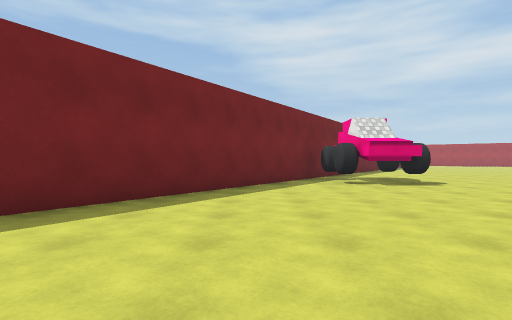
view 1 (above)

12 first-person views from a walk through a Unity game level. The camera is 1.2 m above the floor, looks level and sees 85° across. The floor is counted in squares, 2 m on a side. Each view is taken from the middle of a square. On the plan, view 1 faces up. The plan holds only what a view shows up to about 9 squares ahead; the rest is blank. The place goes on beyond the plan. Surface patterns are stand-ins for the level's own textures.

view 2
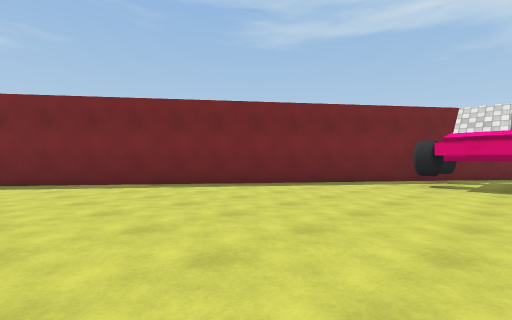

view 3
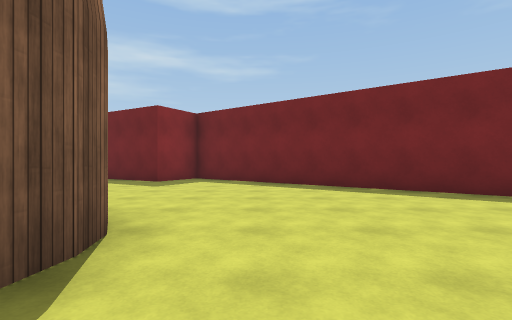

view 4
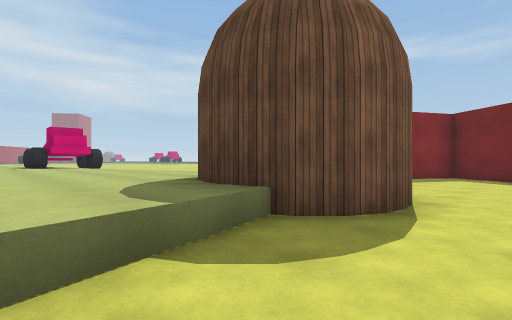

view 5
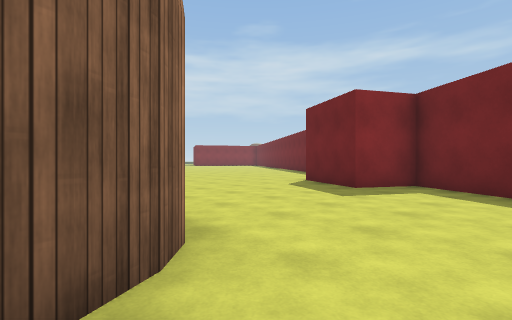

view 6
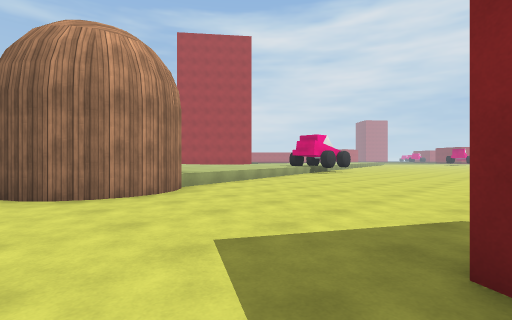

view 7
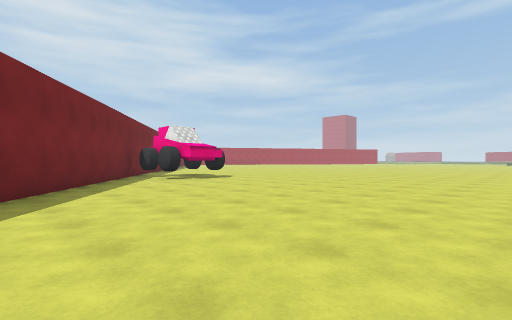

view 8
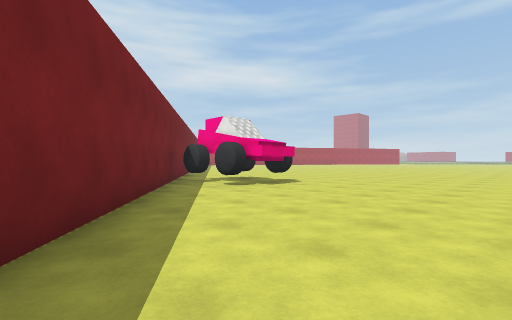

view 9
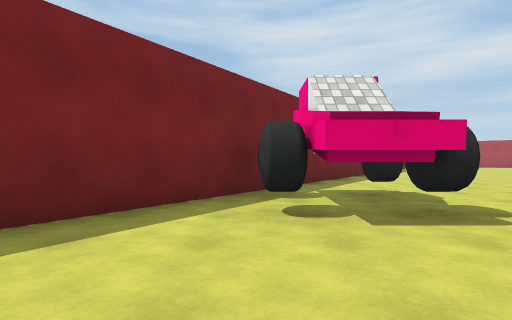

view 10
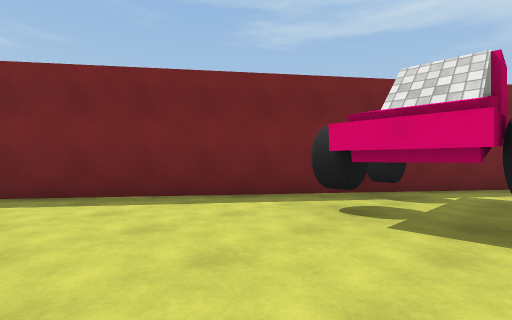

view 11
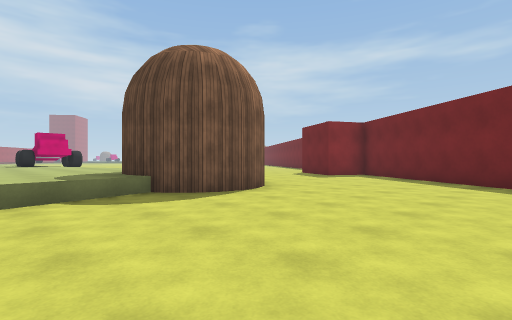

view 12
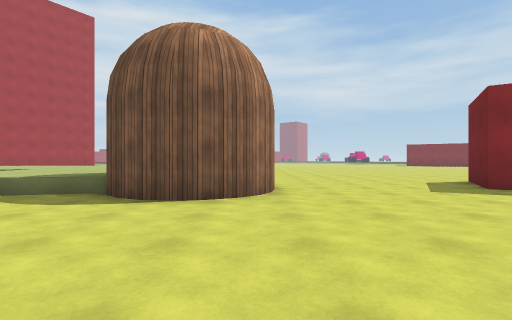

### Floor plan
Key: @ floor where view 1 was taken; # wall or solid block; x gap in a wall; . main floor; : floor 0.5 m higher than the main floor; / step, stairs or slope; O other object.
Columns run from 7 left of view 1 to 4 right of it. Each row starts with its distance up from view 1.
 13            #
 12           ##
 11          ##.
 10          #..
  9         # #O
  8        ##O##
  7       ##. #O
  6       #.....
  5      ##.....
  4     ##......
  3    ##.......
  2    #........
  1   ##........
  0  ##....@....
 -1 ##..........
 -2 #...........
 -3 #.....####/:
 -4 ##....####::
 -5 #.....###:::
 -6 x....../::::

Positions as (right, up) in squares from view 1, and headings:
1: (0, 0), facing up
2: (4, 0), facing up-left
3: (2, -1), facing left
4: (4, -1), facing down-left
5: (0, -1), facing down-left
6: (-6, -2), facing down-right
7: (-2, -1), facing up-right
8: (-2, 2), facing up-right
9: (2, 4), facing up
10: (4, 4), facing up-left
11: (4, 2), facing down-left
12: (-1, 2), facing down
